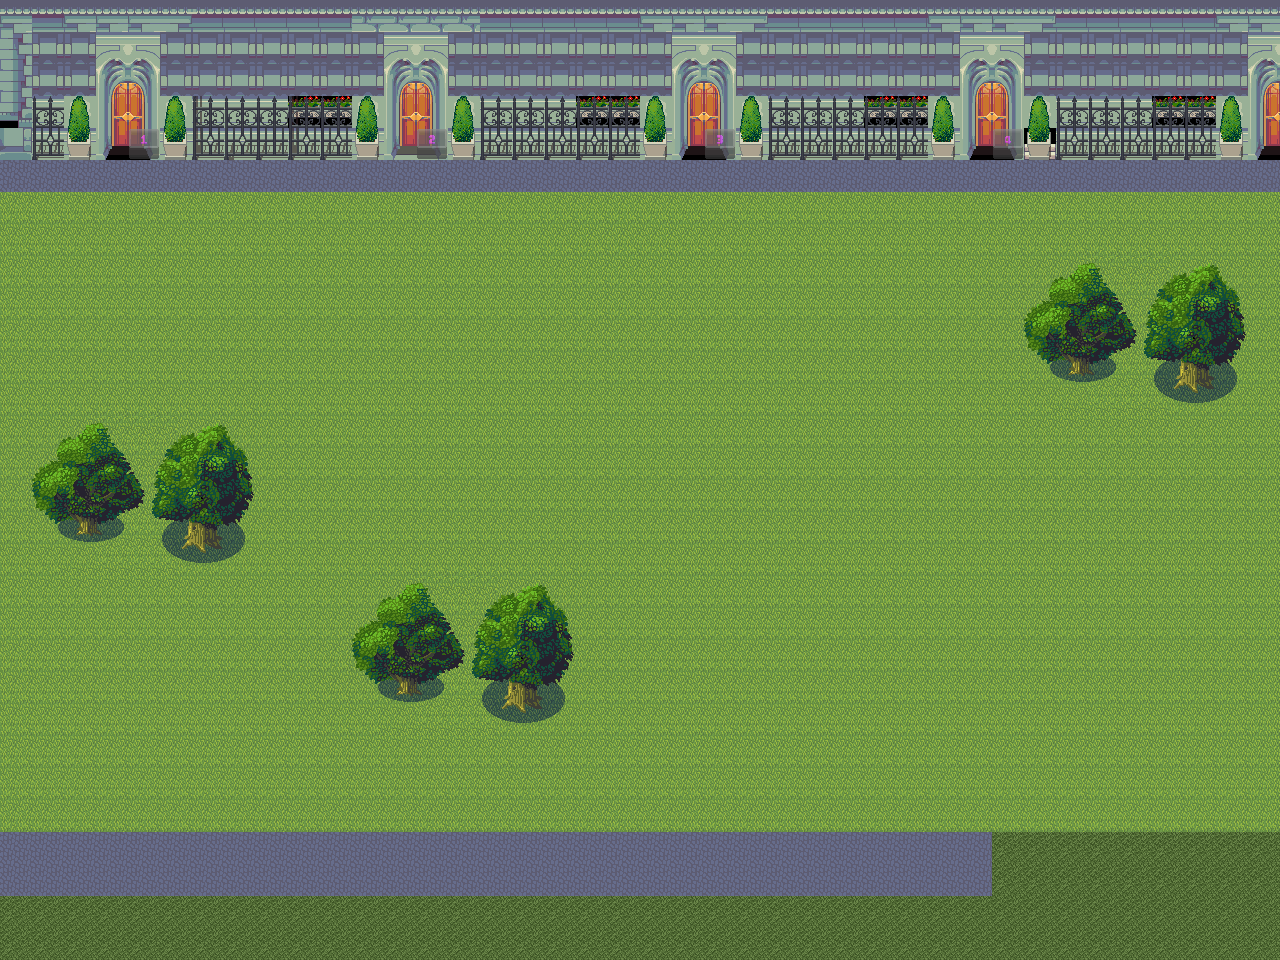

A level layout from a 2D game, rendered from its tile map. Below: a short description, then the map file with tile-grid data replaced by summaries:
An orthogonal 40x30 tile map with 32x32 px tiles, 4 tile layers (Background2, Houses, EventsMap, TempBackground), 6 tilesets.

<map version="1.10" tiledversion="1.11.2" orientation="orthogonal" renderorder="right-down" width="40" height="30" tilewidth="32" tileheight="32" infinite="0" nextlayerid="8" nextobjectid="1">
 <tileset firstgid="1" source="grass.tsx" />
 <tileset firstgid="71" source="House.tsx" />
 <tileset firstgid="101" source="PathAndObjects.tsx" />
 <tileset firstgid="357" source="build_atlas.tsx" />
 <tileset firstgid="1381" source="Buttons - Full Pack.tsx" />
 <tileset firstgid="1765" source="trees-and-bushes.tsx" />
 <layer id="4" name="Background2" width="40" height="30">
  <data>[1200 cells, 64 non-empty, 4 distinct tile ids]</data>
 </layer>
 <layer id="3" name="Houses" width="40" height="30">
  <data>[1200 cells, 1040 non-empty, 65 distinct tile ids]</data>
 </layer>
 <layer id="7" name="EventsMap" width="40" height="30" opacity="0.67">
  <data>[1200 cells, 4 non-empty, 4 distinct tile ids]</data>
 </layer>
 <layer id="1" name="TempBackground" width="40" height="30">
  <data>[1200 cells, 160 non-empty, 2 distinct tile ids]</data>
 </layer>
</map>
